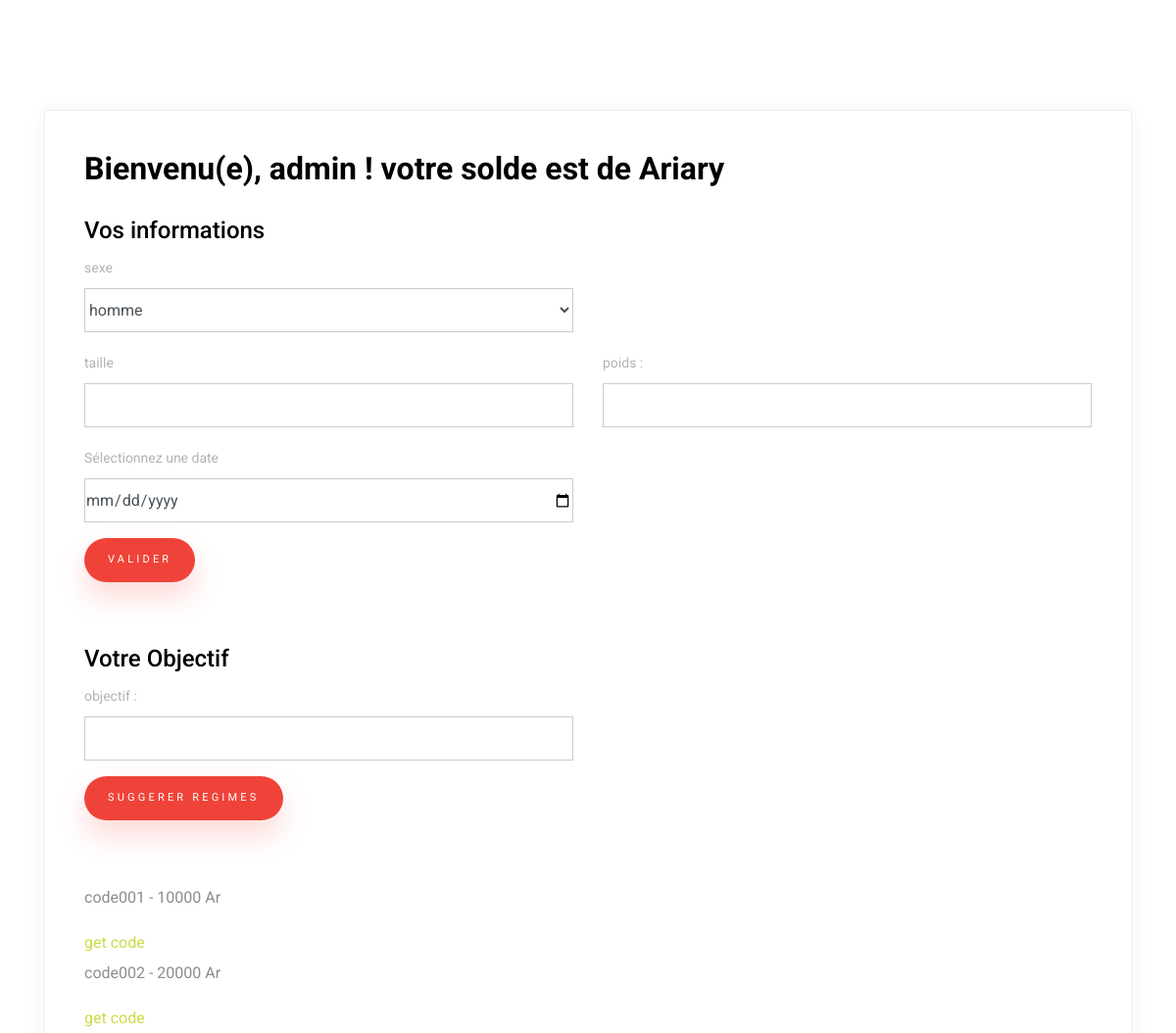
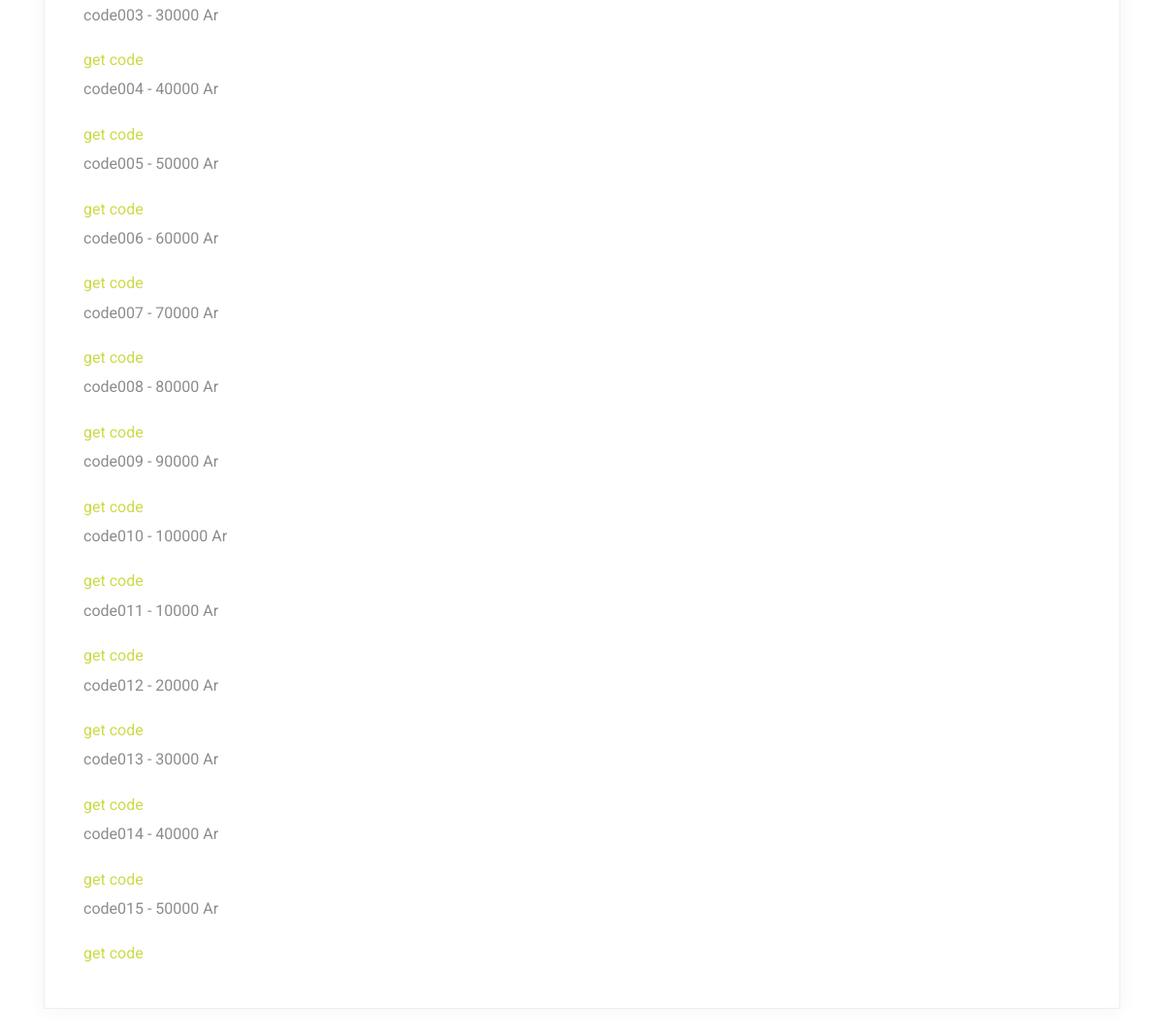
The app's page /Home_Controller/loadfrontoffice (signed in) with its own data (2 pictures, top to bottom).
### tables this page shows
CREATE TABLE Code(
    idCode INT PRIMARY KEY NOT NULL AUTO_INCREMENT,
    montant double,
    isUsed int,
    code VARCHAR(255) unique
);

### application/controllers/Home_Controller.php (called while the page is built, shortened)
<?php
class Home_Controller extends CI_Controller {
    public function loadFrontOffice(){
        $this->load->model("Code_Model");
        $this->load->model("Wallet_Model");
        $viewData['userdata'] = $_SESSION['userdata'];
        $viewData['codes'] = $this->Code_Model->getCodeValid($_SESSION['userdata']['idProfile']);
        $viewData['wallet'] = $this->Wallet_Model->getWallet($_SESSION['userdata']['idProfile']);
        $this->load->view('frontoffice_view', $viewData);
    }
}

### index.php (called while the page is built, shortened)
<?php
require_once BASEPATH.'core/CodeIgniter.php';

### application/models/Code_Model.php (called while the page is built, shortened)
<?php
class Code_Model extends CI_Model
{
    public function getCodeValid($idProfile)
    {
        $sql= "select * from Code where isUsed = 0 AND idCode NOT IN (SELECT idCode FROM PendingWallet WHERE idProfile=".$idProfile." and status=0 )";
        $query = $this->db->query($sql);
        $result = $query->result_array();
        return $result;
    }
}
?>

### application/views/frontoffice_view.php (the view, shortened to what this page needs)
<!DOCTYPE html>
<html lang="en">
<head>
    <link rel="stylesheet" href="<?= base_url("assets/fonts/icomoon/style.css")?>">
    <link rel="stylesheet" href="<?= base_url("assets/css/bootstrap.min.css")?>">
    <link rel="stylesheet" href="<?= base_url("assets/css/style.css")?>">
</head>
<body>
        <div class="content">
            <div class="container">
                <div class="row align-items-stretch no-gutters contact-wrap">
                    <div class="col-md-12">
                        <div class="form h-100">
                            <h3>Bienvenu(e), <?php echo $userdata['username'] ;?> ! votre solde est de <?php echo $wallet['montant'] ;?> Ariary</h3>
                            <div class="userDataForm">
                                <h4>Vos informations</h4>
                                <form class="mb-5" method="POST" id="userdataForm" name="contactForm">
                                <div class="row">
                                    <div class="col-md-6 form-group mb-3">
                                        <label for="sexe" class="col-form-label">sexe </label>
                                        <select class="form-control" name="sexe" id="sexe">
                                            <option value="0">homme</option>
                                        </select>
                                    </div>
                                </div>
                                <div class="row">
                                    <div class="col-md-6 form-group mb-3">
                                        <label class="col-form-label" for="taille">taille </label>
                                        <input class="form-control" type="number" step="1" name="taille" id="taille" required min=0>
                                    </div>
                                    <div class="col-md-6 form-group mb-3">
                                        <label  class="col-form-label" for="poids">poids :</label>
                                        <input class="form-control" type="number" step="1" name="poids" id="poids" required min=0>
                                    </div>
                                </div>
                                <div class="row">
                                    <div class="col-md-6 form-group mb-3">
                                        <label for="date" class="col-form-label">Sélectionnez une date </label>
                                        <input class="form-control" type="date" id="date" name="date" required>
                                    </div>
                                </div>
                                <div class="row">
                                    <div class="col-md-12 form-group">
                                        <input type="submit" value="Valider" class="btn btn-primary rounded-0 py-2 px-4">
                                    </div>
                                </div>
                                </form>
                            </div>
                            <div class="objectif_form">
                                <h4>Votre Objectif</h4>
                                <form class="mb-5" method="POST" id="objectifForm" name="contactForm" >
                                    <div class="row">
                                        <div class="col-md-6 form-group mb-3">
                                            <label class="col-form-label" for="objectif">objectif :</label>
                                            <input class="form-control" type="number" step="1" name="objectif" id="objectif" required>
                                        </div>
                                    </div>
                                    <div class="row">
                                        <div class="col-md-12 form-group">
                                        <input type="submit" value="Suggerer regimes" class="btn btn-primary rounded-0 py-2 px-4">
                                        </div>
                                    </div>
                                </form>
                            </div>
                            <div class="listcode">
                                <?php foreach($codes as $code ){ ?>
                                    <p><?php echo $code['code'] ;?> - <?php echo $code['montant'] ;?> Ar </p>
                                    <a href="<?php echo base_url("Code_Controller/getcode?id=".$code['idCode']) ; ?>"> get code </a>
                                <?php } ?>
                            </div>
                        </div>
                    </div>
                </div>
            </div>
        </div>
</body>
</html>

### assets/css/style.css (style rules this page uses)
body { font-family: "Roboto", sans-serif; background-color: #fff; line-height: 1.9; color: #8c8c8c; position: relative; }
h1, h2, h3, h4, h5, h6, .h1, .h2, .h3, .h4, .h5, .h6 { font-family: "Roboto", sans-serif; color: #000; }
a { -webkit-transition: .3s all ease; -o-transition: .3s all ease; transition: .3s all ease; }
a, a:hover { text-decoration: none !important; }
.content { padding: 7rem 0; }
.form-control { border: 1px solid #ccc; padding-left: 0; padding-right: 0; border-radius: 0; background: none; }
.col-form-label { color: #000; font-size: 13px; }
.btn, .form-control, .custom-select { height: 45px; border-radius: 0; }
.btn { border: none; border-radius: 0; font-size: 11px; letter-spacing: .2rem; text-transform: uppercase; border-radius: 30px !important; }
.btn.btn-primary { border-radius: 10px; background: #ef4339; color: #fff; -webkit-box-shadow: 0 15px 30px 0 rgba(239, 67, 57, 0.2); box-shadow: 0 15px 30px 0 rgba(239, 67, 57, 0.2); }
.contact-wrap { -webkit-box-shadow: 0 0px 20px 0 rgba(0, 0, 0, 0.05); box-shadow: 0 0px 20px 0 rgba(0, 0, 0, 0.05); border: 1px solid #efefef; }
.contact-wrap .col-form-label { font-size: 14px; color: #b3b3b3; margin: 0 0 10px 0; display: inline-block; padding: 0; }
.contact-wrap .form, .contact-wrap .contact-info { padding: 40px; }
.contact-wrap .form { background: #fff; }
.contact-wrap .form h3 { color: #000; font-size: 2rem; font-weight: 700; margin-bottom: 30px; }

### records on screen
code: code "code001", montant "10000"
code: code "code002", montant "20000"
code: code "code003", montant "30000"
code: code "code004", montant "40000"
code: code "code005", montant "50000"
code: code "code006", montant "60000"
code: code "code007", montant "70000"
code: code "code008", montant "80000"
code: code "code009", montant "90000"
code: code "code010", montant "100000"
code: code "code011", montant "10000"
code: code "code012", montant "20000"
code: code "code013", montant "30000"
code: code "code014", montant "40000"
code: code "code015", montant "50000"

### other values on screen
$userdata['username'] "admin"
